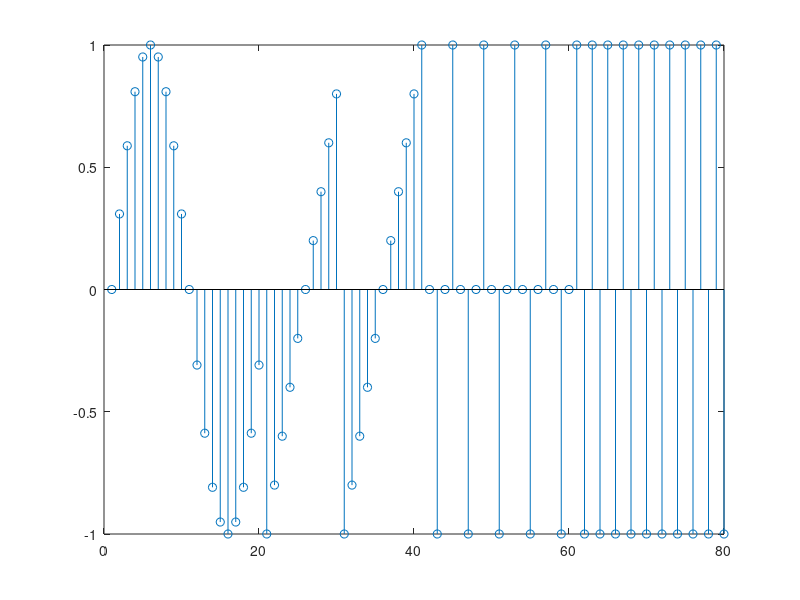

Recreate this plot in MATLAB. (Note: this script raises an error after producing the figure.)
x1 = sin(pi/10*(0:19));
x2 = 2*(mod((0:19)/10,1)-0.5);
x3 = cos(pi/2*(0:19));
x4 = (-1).^(0:19);
z = [x1 x2 x3 x4];

% Q3 (a)
stem(z);

% Q3 (b)
n = 0:1:19;
hh1 = dirac(n);
hh2 = dirac(n-5);
hh3 = dirac(n-19);
h1 = 1*sign(hh1);
h2 = 1*sign(hh2);
h3 = 1*sign(hh3);
y1 = conv(x1,h1);
y2 = conv(x1,h2);
y3 = conv(x1,h3);
stem(Y);

% Q4 (a)
a1 = conv(fliplr(x1), x1);
lag = -(20-1):(20-1);
stem(lag, a1);
xlabel('Lag [samples]');
ylabel('Amplitude');

% Q4 (b)
a2 = conv(fliplr(x2), x2);
lag = -(20-1):(20-1);
stem(lag, a2);
xlabel('Lag [samples]');
ylabel('Amplitude');

a3 = conv(fliplr(x3), x3);
lag = -(20-1):(20-1);
stem(lag, a3);
xlabel('Lag [samples]');
ylabel('Amplitude');

a4 = conv(fliplr(x4), x4);
lag = -(20-1):(20-1);
stem(lag, a4);
xlabel('Lag [samples]');
ylabel('Amplitude');

% Q4 (c)
z1 = conv(fliplr(x1),z);
z2 = conv(fliplr(x2),z);
z3 = conv(fliplr(x3),z);
z4 = conv(fliplr(x4),z);
n = -(20-1):(80-1); % the x-axis, determine yourself based on Question #2
stem(n, z4);
xlabel('Lag [samples]');
ylabel('Amplitude');